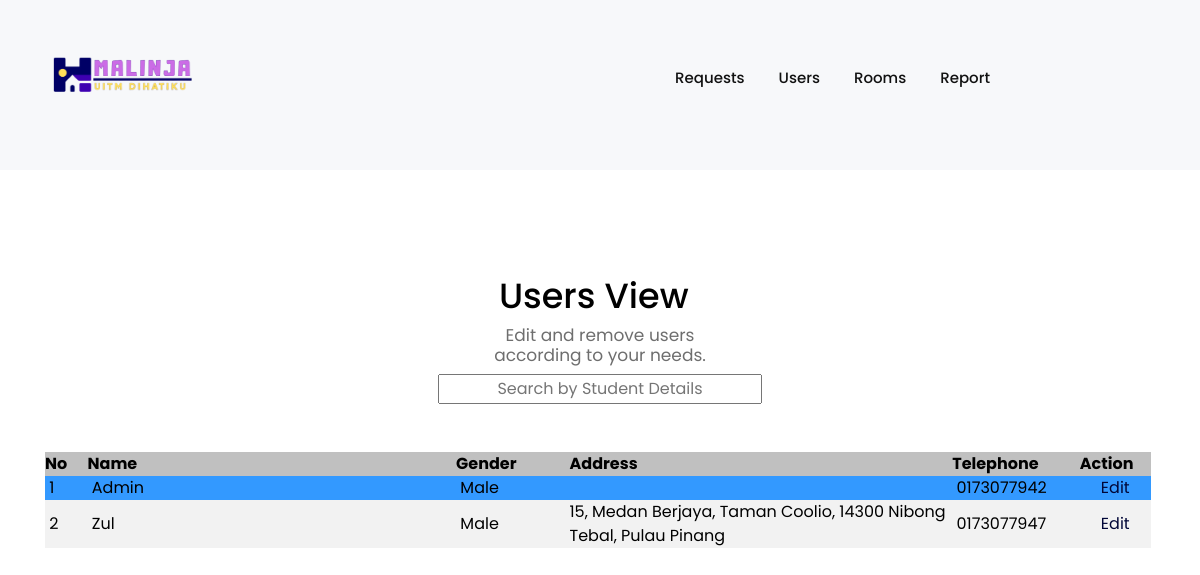
The app's page /admin/users.php (signed in), older data.
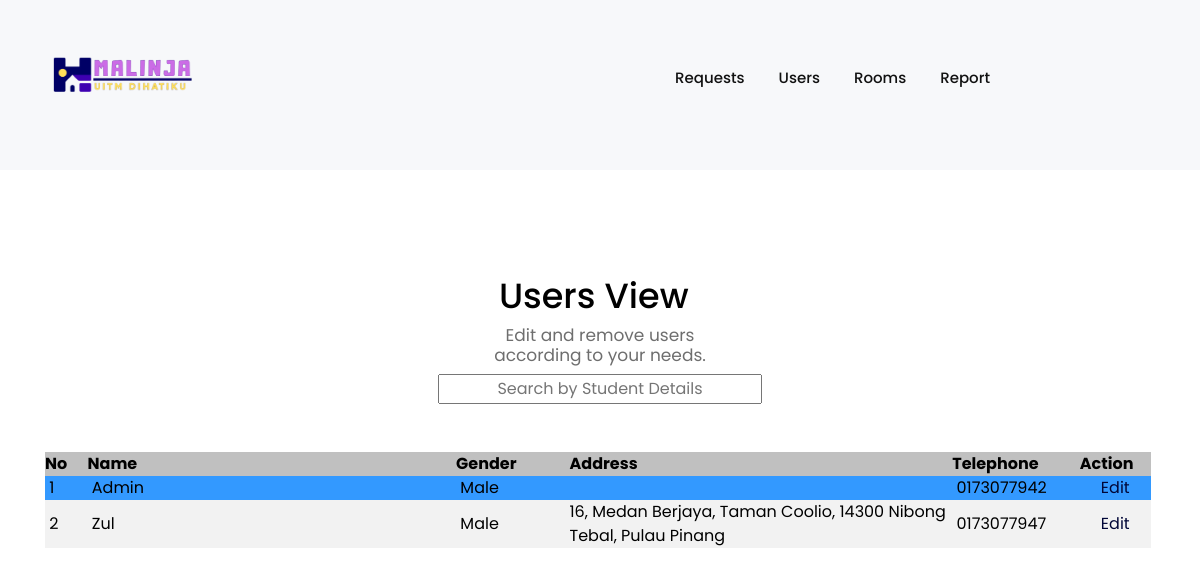
The same page, newer data.
### tables this page shows
CREATE TABLE `user` (
  `user_id` int(11) NOT NULL,
  `username` varchar(255) NOT NULL,
  `password` varchar(255) NOT NULL,
  `name` varchar(255) NOT NULL,
  `gender` char(1) NOT NULL,
  `address` varchar(255) NOT NULL,
  `telephone` varchar(11) NOT NULL,
  `email` varchar(255) NOT NULL,
  `dependant_ic` bigint(13) NOT NULL,
  `level_id` int(1) NOT NULL DEFAULT 2
);

### admin/users.php (the view, shortened to what this page needs)
<!DOCTYPE html>
<html lang="en">
<head>
  <link rel="stylesheet" href="vendors/owl-carousel/css/owl.carousel.min.css">
  <link rel="stylesheet" href="vendors/owl-carousel/css/owl.theme.default.css">
  <link rel="stylesheet" href="vendors/mdi/css/materialdesignicons.min.css">
  <link rel="stylesheet" href="vendors/aos/css/aos.css">
  <link rel="stylesheet" href="css/style.min.css">
</head>
<body id="body" data-spy="scroll" data-target=".navbar" data-offset="100">
  <header id="header-section">
    <nav class="navbar navbar-expand-lg pl-3 pl-sm-0" id="navbar">
    <div class="container">
      <div class="navbar-brand-wrapper d-flex w-100">
        <img src="images/logohoriz.png" alt="" style="width:150px;">
      </div>
      <div class="collapse navbar-collapse navbar-menu-wrapper" id="navbarSupportedContent">
        <ul class="navbar-nav align-items-lg-center align-items-start ml-auto">
          <li class="nav-item">
            <a class="nav-link" href="index.php">Requests <span class="sr-only">(current)</span></a>
          </li>
          <li class="nav-item">
            <a class="nav-link" href="users.php">Users</a>
          </li>
          <li class="nav-item">
            <a class="nav-link" href="#digital-marketing-section">Rooms</a>
          </li>
          <li class="nav-item">
            <a class="nav-link" href="#feedback-section">Report</a>
          </li>
        </ul>
      </div>
    </div>
    </nav>
  </header>
  <div class="content-wrapper">
    <div class="container">
      <section class="features-overview" id="features-section" >
        <div class="content-header">
        <div class="col-12 col-lg-7 grid-margin grid-margin-lg-0" data-aos="fade-right" style="margin-left:225px;">
          <h2>Users View</h2>
</div>
          <h6 class="section-subtitle text-muted">Edit and remove users<br>according to your needs.</h6>
          <input type="text" name="search_text"id="search_text"  style="text-align:center"placeholder="Search by Student Details" />
        </div>
        <div class="d-md-flex justify-content-between">
          <?php
          include('../php/dbconn.php');
          ?>
          <?php
		      $query = "SELECT * FROM user ORDER BY level_id,name";
		      $result = mysqli_query($dbconn, $query) or die ("Error: " . mysqli_error($dbconn));
		      $numrow = mysqli_num_rows($result);
	        ?>
          <tr align="left" bgcolor="#f2f2f2">
            <td>
            <table width="100%" align="left" cellpadding="0" cellspacing="0" style="-moz-border-radius:50px;border-collapse: collapse;">
              <tr align="left" bgcolor="#C0C0C0">
                <th width="3%">No</td>
                <th width="26%">Name</td>
                <th width="8%">Gender</td>
                <th width="27%">Address</td>
                <th width="9%">Telephone</td>
                <th align="center">Action</td>
          </tr>
          <?php
	  for ($a=0; $a<$numrow; $a++) {
		$row = mysqli_fetch_array($result);
		if($row['level_id']==1){
			echo "<tr bgcolor='3399FF'>"
	  ?>
        <td>&nbsp;<?php echo $a+1; ?></td>
        <td>&nbsp;<?php echo ucwords (strtolower($row['name'])); ?></td>
        <td>&nbsp;<?php if ($row['gender']==1){ echo 'Male'; }else{ echo 'Female'; } ?></td>
        <td><?php echo ucwords (strtolower($row['address'])); ?></td>
        <td>&nbsp;<?php echo $row['telephone']; ?></td>
        <td width="5%" align="center"><a class="one" href="update_admin.php?user_id=<?php echo $row['user_id'];?>">Edit</a></td>
       </tr>
      <?php
       $color="2";}
	   else{
	   echo "<tr bgcolor='#F2F2F2'>"
	  ?>
        <td>&nbsp;<?php echo $a+1; ?></td>
        <td>&nbsp;<?php echo ucwords (strtolower($row['name'])); ?></td>
        <td>&nbsp;<?php if ($row['gender']==1){ echo 'Male'; }else{ echo 'Female'; } ?></td>
        <td><?php echo ucwords (strtolower($row['address'])); ?></td>
        <td>&nbsp;<?php echo $row['telephone']; ?></td>
        <td width="5%" align="center"><a class="one" href="update_user.php?user_id=<?php echo $row['user_id'];?>">Edit</a></td>
      </tr>
	   <?php
	   }
	  }
	  ?>
  <br>
        </div>
      </section>
        </div>
      </div>
</body>
</html>

Row changes from the older to the newer data that the page shows:
changed user "Zul": address "15, Medan Berjaya, Taman Coolio, 14300 Nibong Tebal, Pulau Pinang" → "16, Medan Berjaya, Taman Coolio, 14300 Nibong Tebal, Pulau Pinang"
